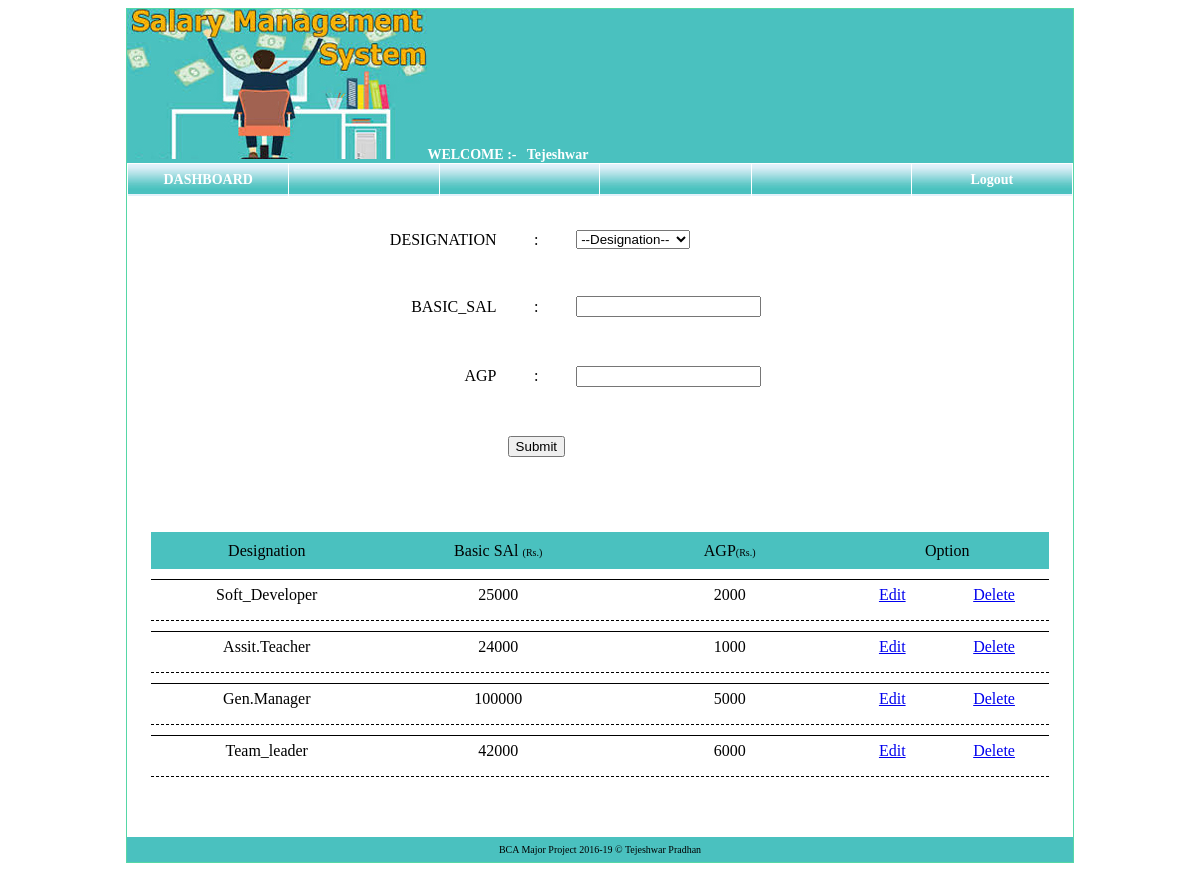
/salary_structure_entry.php (signed in), run on the app's committed database.
### tables this page shows
CREATE TABLE IF NOT EXISTS salary_structure (
  struc_id int(11) NOT NULL AUTO_INCREMENT,
  designation_id int(11) NOT NULL,
  basic_sal varchar(255) NOT NULL,
  agp varchar(255) NOT NULL,
  PRIMARY KEY (struc_id),
  KEY designation_id (designation_id)
);

CREATE TABLE IF NOT EXISTS designation_master (
  designation_id int(11) NOT NULL AUTO_INCREMENT,
  designation varchar(255) NOT NULL,
  PRIMARY KEY (designation_id),
  UNIQUE KEY designation_2 (designation),
  KEY designation_id (designation_id),
  KEY designation (designation)
);

### salary_structure_entry.php (the view, shortened to what this page needs)
<?php
include "connection/connection.php";
?>
<!DOCTYPE html PUBLIC "-//W3C//DTD XHTML 1.0 Transitional//EN" "http://www.w3.org/TR/xhtml1/DTD/xhtml1-transitional.dtd">
<html xmlns="http://www.w3.org/1999/xhtml">
<head>
<link href="style/style.css" rel="stylesheet" type="text/css" />
</head>
<body>
<form id="form1" name="form1" method="post" action="">
  <table width="80%" border="0" align="center" cellpadding="0" cellspacing="0" class="bod" >
    <tr>
      <td><?php include "includes/header.php";?></td>
    </tr>
    <tr>
      <td align="center"><table width="489" height="275" border="0" align="center">
        <tr>
          <td width="260" align="right">DESIGNATION</td>
          <td width="127" align="center">:</td>
          <td width="578" align="left"><select name="designation" id="designation">
              <option selected="selected">--Designation--</option>
            </select>          </td>
        </tr>
        <tr>
          <td align="right">BASIC_SAL</td>
          <td align="center">:</td>
          <td align="left"><input name="basic_sal" type="text" id="basic_sal" value="<?php echo $eres['basic_sal'];?>" />          </td>
        </tr>
        <tr>
          <td align="right">AGP</td>
          <td align="center">:</td>
          <td align="left"><input name="agp" type="text" id="agp" value="<?php echo $eres['agp'];?>" /></td>
        </tr>
        <tr>
          <td align="right"><input name="pk" type="hidden" id="pk" value="<?php echo $_GET['E']?>" /></td>
          <td align="center"><input type="submit" name="Submit" <?php if(isset($_GET['E'])){echo "value='Update'";}else{?>value="Submit"<?php }?> /></td>
          <td align="left">&nbsp;</td>
        </tr>
      </table>
      <p>&nbsp;</p>
	  <?php
		$lsql = "select * from salary_structure ";
		$lrec = mysqli_query($conn,$lsql);
        $fnum  = mysqli_num_rows($lrec);
		if($fnum > 0)
		{
		?>
      <table width="95%" height="30%" border="0" align="center" cellpadding="0" cellspacing="0">
        <tr class="bg">
          <td width="116" align="center">Designation</td>
          <td width="116" align="center">Basic SAl <span class="foot_txt">(Rs.)</span></td>
          <td width="116" height="37" align="center">AGP<span class="foot_txt">(Rs.)</span></td>
          <td colspan="2" align="center">Option</td>
        </tr>
        <?php
				while($lres = mysqli_fetch_assoc($lrec))
				{
				   $designation_id = $lres['designation_id'];
				$dsql = "select * from designation_master where designation_id = '$designation_id' ";
				$drec = mysqli_query($conn,$dsql);
				$dres = mysqli_fetch_assoc($drec)
			?>
        <tr>
          <td colspan="5" align="center" height="10" style="border-bottom:1px solid #000000"></td>
        </tr>
        <tr >
          <td align="center"><?php echo $dres['designation'];?></td>
          <td align="center"><?php echo $lres['basic_sal'];?></td>
          <td height="30" align="center"><?php echo $lres['agp'];?></td>
          <td width="47" align="center" ><a href="salary_structure_entry.php?E=<?php echo $lres['struc_id'];?>">Edit</a></td>
          <td width="55" align="center" ><a href="#" onclick="conf('salary_structure_entry.php?D=<?php echo $lres['struc_id'];?>')">Delete</a></td>
        </tr>
        <tr>
          <td colspan="5" align="center" height="10" style="border-bottom:1px dashed #000000"></td>
        </tr>
        <?php
			}
		?>
      </table>
	  <?php } ?>     <p>&nbsp;</p></td>
    </tr>
    <tr>
      <td><?php include "includes/footer.php";?></td>
    </tr>
  </table>
</form>
</body>
</html>

### style/style.css (style rules this page uses)
.bg { background-image:url(../images/1by1.jpg); }
.foot_txt { font-family:tahoma; font-size:10px; color:#000000; font-weight:normal; }
.bod { border:1px solid #55D7A6; }

### data on the page
salary_structure: designation.designation "Soft_Developer", basic_sal "25000", agp "2000"
salary_structure: designation.designation "Assit.Teacher", basic_sal "24000", agp "1000"
salary_structure: designation.designation "Gen.Manager", basic_sal "100000", agp "5000"
salary_structure: designation.designation "Team_leader", basic_sal "42000", agp "6000"

### other printed values
$_SESSION['ename'] "Tejeshwar"
